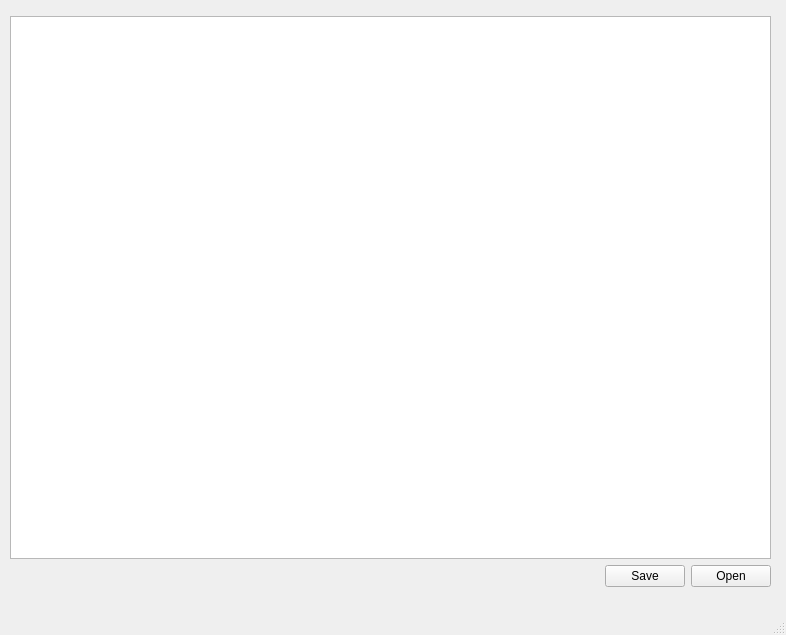
<?xml version="1.0" encoding="UTF-8"?>
<ui version="4.0">
 <class>MainWindow</class>
 <widget class="QMainWindow" name="MainWindow">
  <property name="geometry">
   <rect>
    <x>0</x>
    <y>0</y>
    <width>786</width>
    <height>635</height>
   </rect>
  </property>
  <property name="windowTitle">
   <string>MainWindow</string>
  </property>
  <widget class="QWidget" name="centralwidget">
   <property name="sizePolicy">
    <sizepolicy hsizetype="Expanding" vsizetype="Expanding">
     <horstretch>0</horstretch>
     <verstretch>0</verstretch>
    </sizepolicy>
   </property>
   <property name="maximumSize">
    <size>
     <width>786</width>
     <height>591</height>
    </size>
   </property>
   <widget class="QWidget" name="">
    <property name="geometry">
     <rect>
      <x>10</x>
      <y>16</y>
      <width>761</width>
      <height>571</height>
     </rect>
    </property>
    <layout class="QVBoxLayout" name="verticalLayout">
     <item>
      <widget class="QPlainTextEdit" name="plainTextEdit"/>
     </item>
     <item>
      <layout class="QHBoxLayout" name="horizontalLayout">
       <item>
        <spacer name="horizontalSpacer">
         <property name="orientation">
          <enum>Qt::Horizontal</enum>
         </property>
         <property name="sizeHint" stdset="0">
          <size>
           <width>40</width>
           <height>20</height>
          </size>
         </property>
        </spacer>
       </item>
       <item>
        <widget class="QPushButton" name="pushButton_save">
         <property name="text">
          <string>Save</string>
         </property>
        </widget>
       </item>
       <item>
        <widget class="QPushButton" name="pushButton_open">
         <property name="text">
          <string>Open</string>
         </property>
        </widget>
       </item>
      </layout>
     </item>
    </layout>
   </widget>
  </widget>
  <widget class="QMenuBar" name="menubar">
   <property name="geometry">
    <rect>
     <x>0</x>
     <y>0</y>
     <width>786</width>
     <height>22</height>
    </rect>
   </property>
  </widget>
  <widget class="QStatusBar" name="statusbar"/>
 </widget>
 <resources/>
 <connections/>
</ui>
